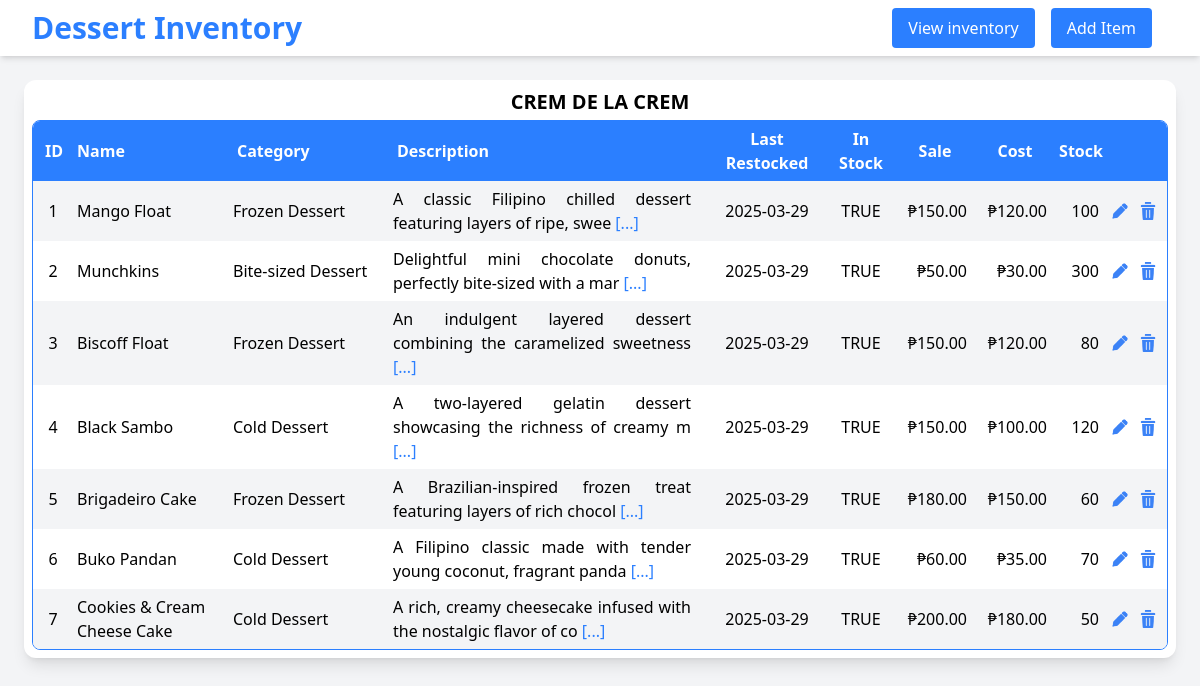
Before: / with the older database file.
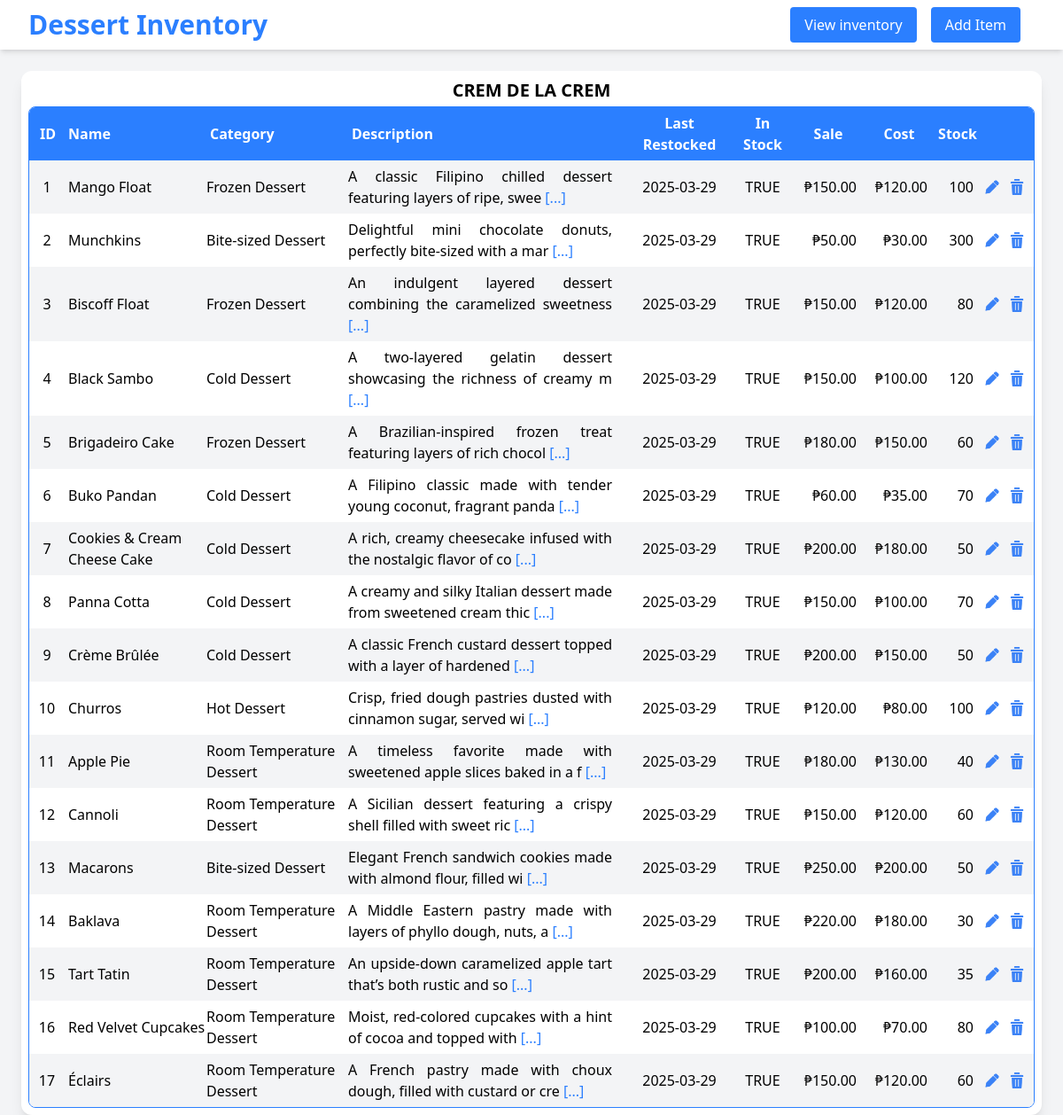
After: the same page with the newer database file.
### tables this page shows
CREATE TABLE IF NOT EXISTS `crem_de_la_crem` (
    id INT PRIMARY KEY AUTO_INCREMENT,
    name VARCHAR(100) NOT NULL,
    category VARCHAR(100),
    description TEXT,
    image_path VARCHAR(255),
    last_restocked DATE NOT NULL,
    is_available TINYINT(1) NOT NULL DEFAULT 1,
    sell_price FLOAT NOT NULL,
    cost_price FLOAT NOT NULL,
    quantity INT NOT NULL
);

### db.php (called while the page is built, shortened)
<?php
$table = "crem_de_la_crem";
$tableName = strtoupper(str_replace("_", " ", $table));
?>

### read-database.php (the view, shortened to what this page needs)
<?php
require 'db.php';
$sql = "SELECT * FROM $table";
$result = $conn->query($sql);
if ($result->num_rows > 0){
    echo "<h1 class='text-xl font-semibold text-center'>$tableName</h1>
    <div class='border border-blue-500 rounded-lg overflow-hidden mt-1'>
    <table class='border-collapse w-full text-left'>
        <thead class='bg-blue-500 text-white'>
            <tr>
                <th class='font-semibold py-1.5 px-1 pl-3 w-10'>ID</th>
                <th class='font-semibold py-1.5 px-1 w-40'>Name</th>
                <th class='font-semibold py-1.5 px-1 w-40'>Category</th>
                <th class='font-semibold py-1.5 px-1'>Description</th>"
                 .
                "<th class='font-semibold py-1.5 px-1 text-center w-30'>Last Restocked</th>
                <th class='font-semibold py-1.5 px-1 text-center w-17'>In Stock</th>
                <th class='font-semibold py-1.5 px-1 text-center w-20'>Sale</th>
                <th class='font-semibold py-1.5 px-1 text-center w-20'>Cost</th>
                <th class='font-semibold py-1.5 px-1 text-center w-13'>Stock</th>
                <th class='font-semibold py-1.5 px-1 w-8'></th>
                <th class='font-semibold py-1.5 px-1 w-7'></th>
            </tr>
        </thead>";
    $rowCnt = 0;
    while ($row = $result->fetch_assoc()){
        $category = str_replace("_", " ", $row["category"]);
        $shortDesc = strlen($row["description"]) > 65 ? substr($row["description"], 0, 65) : $row["description"];
        $row["description"] = !empty($row["description"]) ? $row["description"] : "No description available.";
        $row['cost_price'] = number_format(floatval($row['cost_price']), 2);
        $row['sell_price'] = number_format(floatval($row['sell_price']), 2);
        echo ($rowCnt%2==0) ? "<tr class='bg-gray-100'>" : "<tr class='bg-white'>" ;
        $rowCnt++;
        echo "<td class='text-center'>" . $row["id"] . "</td>
            <td class='pl-1'>" . $row["name"] . "</td>
            <td>" . $category . "</td>
            <td class='text-justify py-1.5 pr-4'>
                <div class='description-container'>";
                if (strlen($row["description"]) >65) {
                    echo "<span class='short-description'>
                        " . htmlspecialchars($shortDesc) . "
                        <a href='#' class='expand-link text-blue-500'>[...]</a>
                    </span>
                    <span class='full-description hidden'>
                        " . htmlspecialchars($row["description"]) . "
                        <a href='#' class='collapse-link text-blue-500'>[Hide]</a>
                    </span>";
                } else {
                    echo $row["description"];
                }
        echo    "</div>
            </td>"
             .
            "<td class='text-center'>" . $row["last_restocked"] . "</td>
            <td class='text-center'>" . ($row["is_available"] ? "TRUE" : "FALSE") . "</td>
            <td class='text-right pr-2'>₱" . $row["sell_price"] . "</td>
            <td class='text-right pr-2'>₱" . $row["cost_price"] . "</td>
            <td class='text-right pr-2'>" . $row["quantity"] . "</td>
            <td class='p-1'>
                <a href='edit-item-form.php?id=" . $row['id'] . "'>
                    <img src='src/edit.png' alt='edit' width='18px'>
                </a>
            </td>
            <td>
                <a href='delete-item-form.php?id=" . $row['id'] . "'>
                    <img src='src/delete.png' alt='delete' width='18px'>
                </a>
            </td>
        </tr>";
    }
    echo "</table></div>";
} else {
    echo "0 results found.";
}
?>

### index.php (shortened to what this page needs)
<?php
require 'db.php';
$tableName = strtoupper(str_replace("_", " ", $table));
?>
<!DOCTYPE html>
<html lang="en">
<head>
    <link rel="stylesheet" href="dist/styles.css">
</head>
<body class="bg-gray-100">
    <nav class="bg-white p-2 shadow-md flex items-center justify-between px-8 mt">
        <div id="nav-header">
            <h1 class="text-3xl font-bold text-blue-500">Dessert Inventory</h1>
        </div>
        <div id="nav-buttons" class="flex space-x-4 mr-4">
            <a><button id="button-view-inv" class="cursor-pointer bg-blue-500 text-white px-4 py-2 rounded hover:bg-blue-700 transition active">View inventory</button></a>
            <a><button id="button-add-item" class="cursor-pointer bg-blue-500 text-white px-4 py-2 rounded hover:bg-blue-700 transition">Add Item</button></a>
        </div>
    </nav>
    <div id="inventory-table-div" class="max-w-full% rounded-xl overflow-hidden m-auto shadow-lg bg-white mx-6 mt-6 p-2">
        <?php include 'read-database.php'; ?>
    </div>
</body>
</html>

Changed rows visible on the page:
added crem_de_la_crem: id "8", name "Panna Cotta", category "Cold Dessert", description "A creamy and silky Italian dessert made from sweetened cream thic", last_restocked "2025-03-29", is_available "TRUE", sell_price "150.00", cost_price "100.00", quantity "70"
added crem_de_la_crem: id "9", name "Crème Brûlée", category "Cold Dessert", description "A classic French custard dessert topped with a layer of hardened", last_restocked "2025-03-29", is_available "TRUE", sell_price "200.00", cost_price "150.00", quantity "50"
added crem_de_la_crem: id "10", name "Churros", category "Hot Dessert", description "Crisp, fried dough pastries dusted with cinnamon sugar, served wi", last_restocked "2025-03-29", is_available "TRUE", sell_price "120.00", cost_price "80.00", quantity "100"
added crem_de_la_crem: id "11", name "Apple Pie", category "Room Temperature Dessert", description "A timeless favorite made with sweetened apple slices baked in a f", last_restocked "2025-03-29", is_available "TRUE", sell_price "180.00", cost_price "130.00", quantity "40"
added crem_de_la_crem: id "12", name "Cannoli", category "Room Temperature Dessert", description "A Sicilian dessert featuring a crispy shell filled with sweet ric", last_restocked "2025-03-29", is_available "TRUE", sell_price "150.00", cost_price "120.00", quantity "60"
added crem_de_la_crem: id "13", name "Macarons", category "Bite-sized Dessert", description "Elegant French sandwich cookies made with almond flour, filled wi", last_restocked "2025-03-29", is_available "TRUE", sell_price "250.00", cost_price "200.00", quantity "50"
added crem_de_la_crem: id "14", name "Baklava", category "Room Temperature Dessert", description "A Middle Eastern pastry made with layers of phyllo dough, nuts, a", last_restocked "2025-03-29", is_available "TRUE", sell_price "220.00", cost_price "180.00", quantity "30"
added crem_de_la_crem: id "15", name "Tart Tatin", category "Room Temperature Dessert", description "An upside-down caramelized apple tart that’s both rustic and so", last_restocked "2025-03-29", is_available "TRUE", sell_price "200.00", cost_price "160.00", quantity "35"
added crem_de_la_crem: id "16", name "Red Velvet Cupcakes", category "Room Temperature Dessert", description "Moist, red-colored cupcakes with a hint of cocoa and topped with", last_restocked "2025-03-29", is_available "TRUE", sell_price "100.00", cost_price "70.00", quantity "80"
added crem_de_la_crem: id "17", name "Éclairs", category "Room Temperature Dessert", description "A French pastry made with choux dough, filled with custard or cre", last_restocked "2025-03-29", is_available "TRUE", sell_price "150.00", cost_price "120.00", quantity "60"
